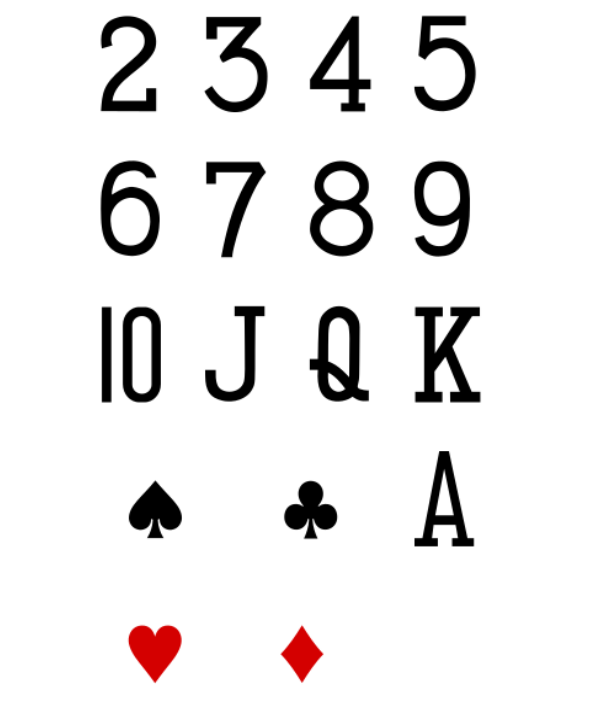
#> input picture Image Recognition Stuff/4-10/Test Images/allRanksSuits.png, 601 x 708 px, found by its file name
$ python Find_Shapes.py
#> lines starting #> are read from the running program, lines starting #| are printed output that depends on the picture; after the words box and inside, x2 and y2 are one past the last pixel; in counts of white or black regions, pixels touching at a corner belong together
# ----------------------
# Find Shapes
# ----------------------

# run by opening powershell window in folder and typing python Find_Shapes.py

from Rank_Identifier import RankIdentifier
from Suit_Identifier import SuitIdentifier
import numpy as np
import argparse
import imutils
import cv2

# [8 lines of commented-out code are left out]
Image = cv2.imread(r"Test Images\allRanksSuits.png")
#> Image is the input picture: shape (708, 601, 3); mean B, G, R 232.9, 232.9, 234.4
print (Image.shape)
#| (708, 601, 3)

#cv2.imshow("Original",Image)

# convert to grayscale
ImGray = cv2.cvtColor(Image, cv2.COLOR_BGR2GRAY)

#cv2.imwrite("Out_Images\A_gray.jpg", ImGray)

# Guassian blur
ImBlur = cv2.GaussianBlur(ImGray, (5,5), 0)
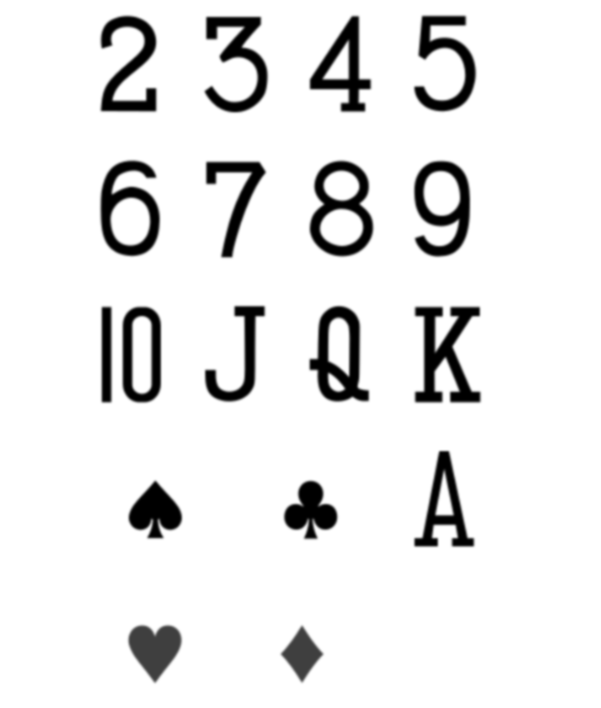
#> ImBlur: shape (708, 601); min 0, max 255, mean 233.3

#cv2.imwrite("Out_Images\A_blur.jpg", ImBlur)

# threshold
ImThresh = cv2.threshold(ImBlur, 127, 255, cv2.THRESH_BINARY)[1]
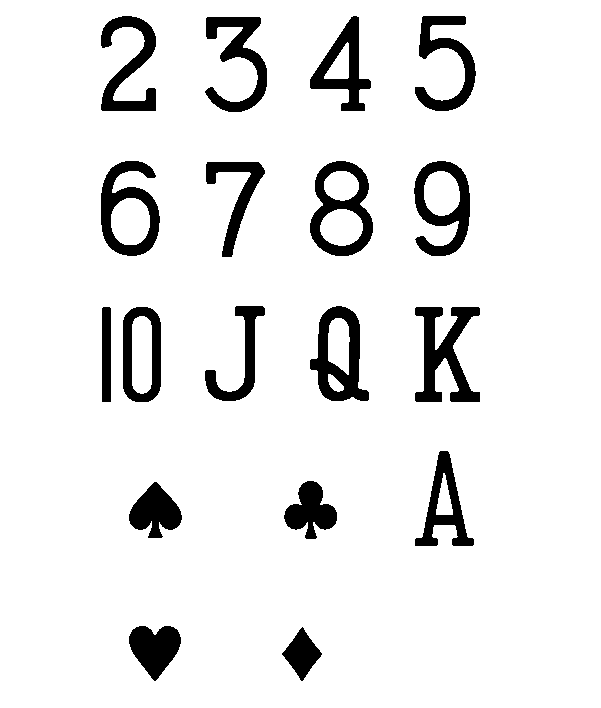
#> ImThresh: shape (708, 601); 91.4% white; 18 black regions

#cv2.imwrite("Out_Images\A_thresh.jpg",ImThresh)

# find all contours in ImThresh
allComponents = cv2.findContours(ImThresh, cv2.RETR_TREE,
                             cv2.CHAIN_APPROX_SIMPLE)
#> allComponents = 28 contours; largest, box (x1, y1, x2, y2) and area: (0, 0, 601, 708) 424200, (309, 160, 374, 257) 4756, (100, 160, 161, 257) 4176, (309, 305, 370, 402) 3938, (413, 160, 471, 257) 3882

allContours = allComponents[1]
#> allContours = 28 rows, first 6: [-1, -1, 1, -1], [2, -1, -1, 0], [3, 1, -1, 0], [4, 2, -1, 0], [5, 3, -1, 0], [7, 4, 6, 0]
#> (the run stopped early here; a loop or call above may not have finished)
